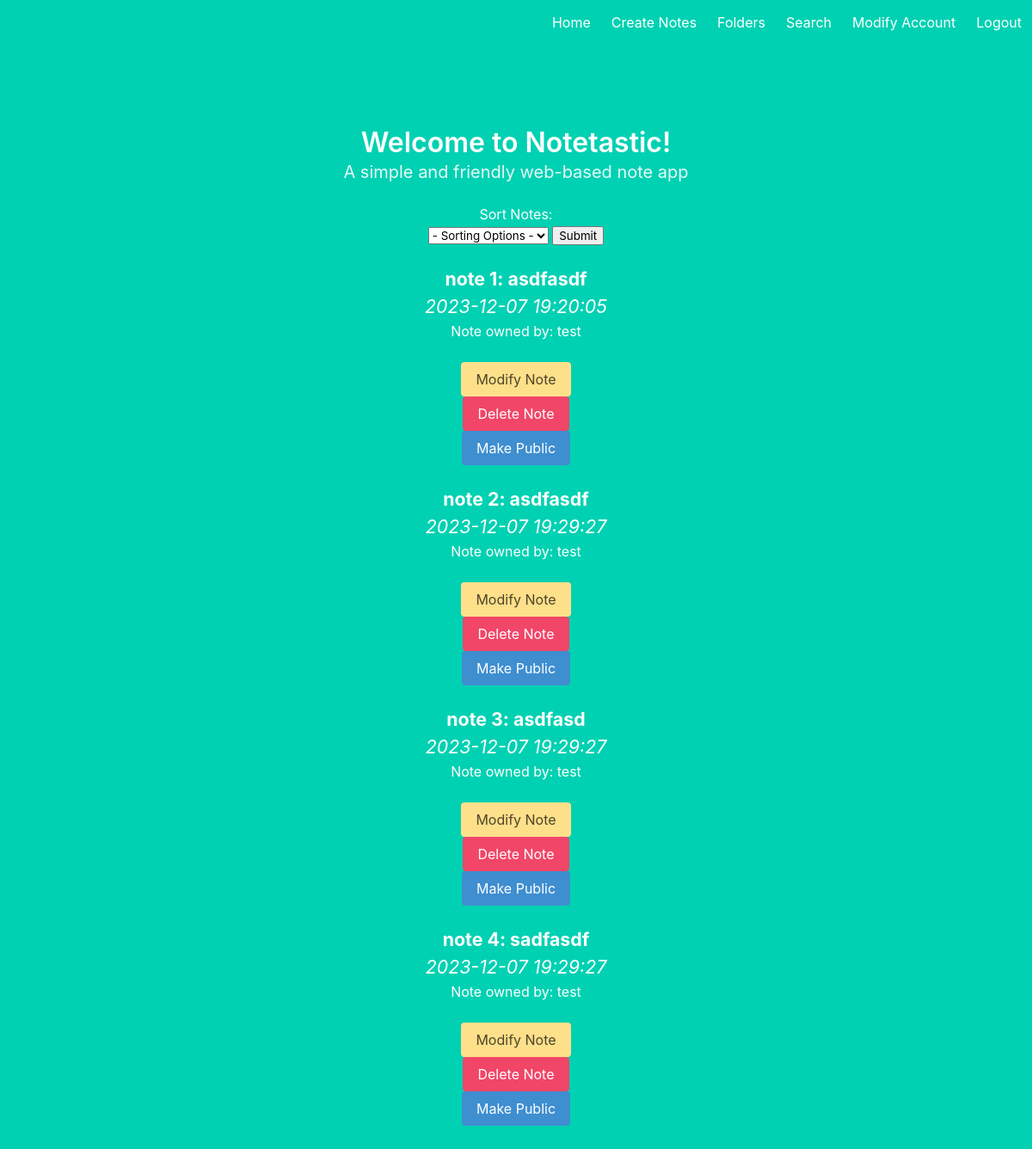
The page /home.html (signed in) on the database its author committed.
### app/models.py (models this page shows, shortened)
class Notes(db.Model):
    id = db.Column(db.Integer, primary_key=True)
    title = db.Column(db.String, nullable=False)
    body = db.Column(db.Text, nullable=True)
    body_html = db.Column(db.Text, nullable=True)
    timestamp = db.Column(db.DateTime, index=True, default=datetime.today().replace(microsecond=0))
    user_id = db.Column(db.Integer, db.ForeignKey('user.id'))
    folder_id = db.Column(db.Integer, db.ForeignKey('folder.id'))
    public = db.Column(db.Boolean, default=False)
    author = db.relationship('User', back_populates='notes')
    folder = db.relationship('Folder', back_populates='notes')

class User(UserMixin, db.Model):
    id = db.Column(db.Integer, primary_key=True)
    username = db.Column(db.String(64), unique=True, nullable=False)
    password_hash = db.Column(db.String(128), nullable=False)
    security_question = db.Column(db.String(128), nullable=False)
    security_answer = db.Column(db.String(128), nullable=False)
    notes = db.relationship('Notes', back_populates='author', lazy='dynamic')
    folders = db.relationship('Folder', back_populates='user', lazy='dynamic')

### app/routes.py (the view)
@myapp_obj.route("/")
@myapp_obj.route("/home.html",methods=['GET', 'POST'])
def home():
    sort_type = request.form.get('sorting')
    if sort_type == 'DateCreated':
        post_notes = Notes.query.order_by(Notes.timestamp.desc()).all()
    elif sort_type == 'AscendingName':
        post_notes = Notes.query.order_by(Notes.title).all()
    elif sort_type == 'DescendingName':
        post_notes = Notes.query.order_by(Notes.title.desc()).all()
    else:
        post_notes = Notes.query.all()
    return render_template('home.html', notes=post_notes, sort_list=sort_list)

### app/routes.py (called while the page is built)
@login_manager.user_loader
def load_user(user_id):
    return User.query.get(int(user_id))

@myapp_obj.context_processor
def utility_processor():
    def get_username(user_id):
        user = User.query.get(user_id)
        return user.username if user else None
    return dict(get_username=get_username)

### app/templates/home.html (shortened to what this page needs)
{% extends "base.html"%}
{% block content %}
<html>
<br>
<br>
<h1 class="title">
    Welcome to Notetastic!
</h1>
<h2 class="subtitle" style="float: center">
    A simple and friendly web-based note app
</h2>
  <div class="container" style="float: top">
    <div class="row justify-content-center" style="float: top">
        <div class="col-2">
            {% if notes %}
            <form name="post" action="{{ url_for('home') }}" method="POST">
              <label for="sorting">Sort Notes: </label>
              <br>
                <select name="sorting" class="selectpicker form-control">
                    <option value=''>- Sorting Options -</option>
                </select>
                <input type="submit" value="Submit">
                <br>
            </form>
            {% endif %}
            {% for note in notes %}
                {% if note.user_id == current_user.id or note.public %}
                    <br>
                    <h2 class="text-lg" style="font-size: 16pt; font-weight:bold">note {{ note.id }}: {{ note.title }}</h2>
                    <i class="text-sm" style="font-size: 16pt">{{ note.timestamp }}</i>
                    <h3>Note owned by: {{ get_username(note.user_id) }}</h3>
                    <br>
                    <form method="POST" action="{{ note.id }}/modify">
                        <button class="button is-warning" name="Note Modify" type="submit">Modify Note</button>
                    </form>
                    {% if note.user_id == current_user.id %}
                    <form method="POST" action="{{ note.id }}/rm">
                        <button class="button is-danger" name="Note Delete" type="submit">Delete Note</button>
                    </form>
                        <form method="POST" action="{{ note.id }}/toggle_visibility">
                            <button class="button is-info" name="Toggle Visibility" type="submit">
                                {% if note.public %}
                                    Make Private
                                {% else %}
                                    Make Public
                                {% endif %}
                        </button>
                    </form>
                    {% endif %}
                {% endif %}
            {% endfor %}
        </div>
    </div>
  </div>
</html>
{% endblock %}

### rows shown on the page
Notes: id "1", title "asdfasdf", timestamp "2023-12-07 19:20:05", public "Make Public"
User: username "test"
Notes: id "2", title "asdfasdf", timestamp "2023-12-07 19:29:27", public "Make Public"
Notes: id "3", title "asdfasd", timestamp "2023-12-07 19:29:27", public "Make Public"
Notes: id "4", title "sadfasdf", timestamp "2023-12-07 19:29:27", public "Make Public"
